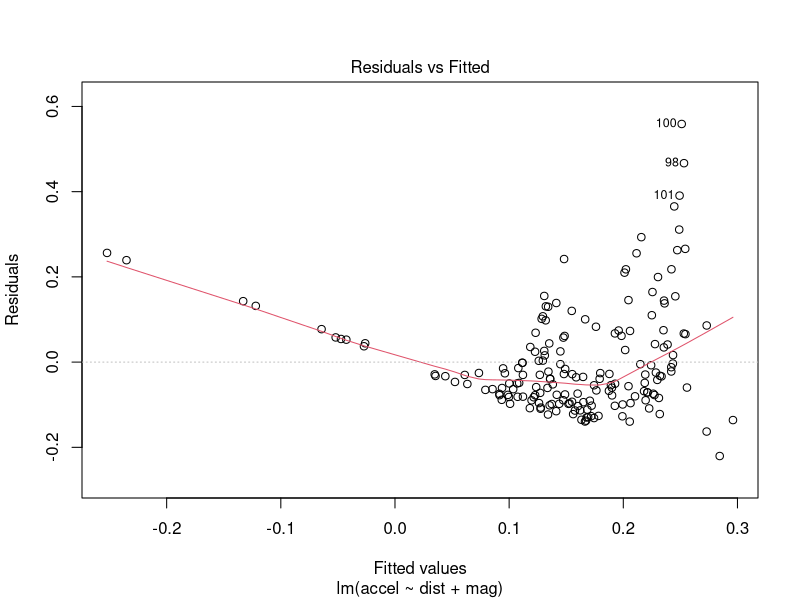
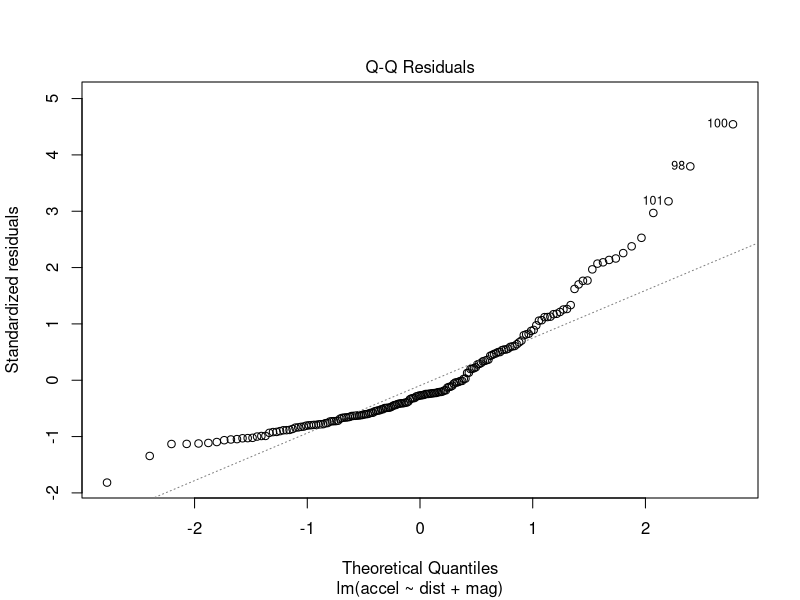
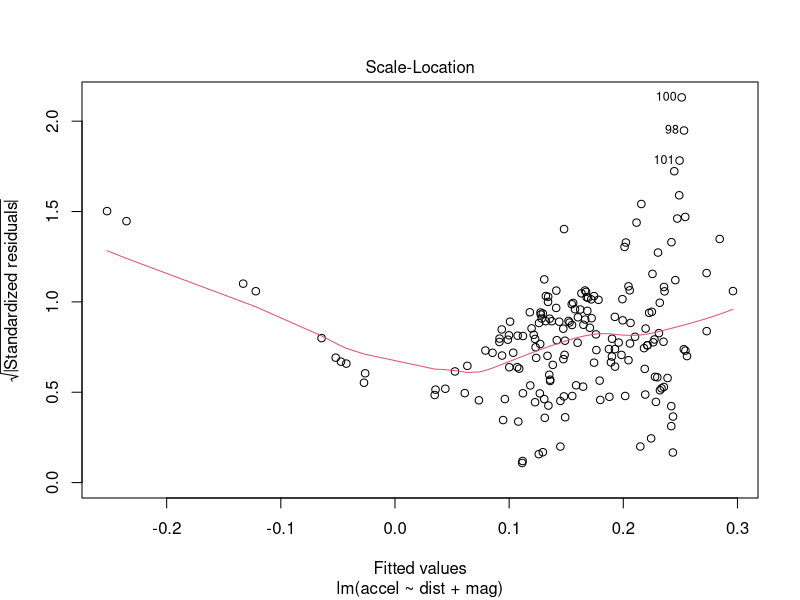
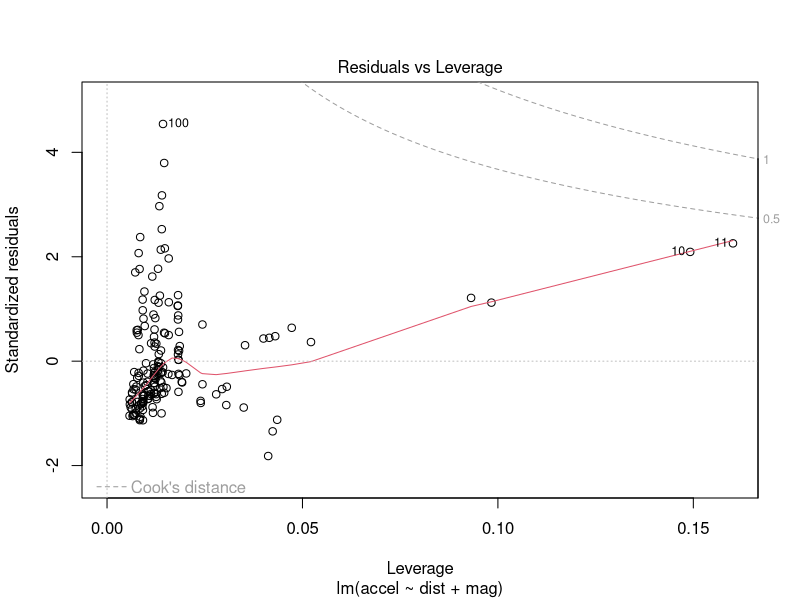
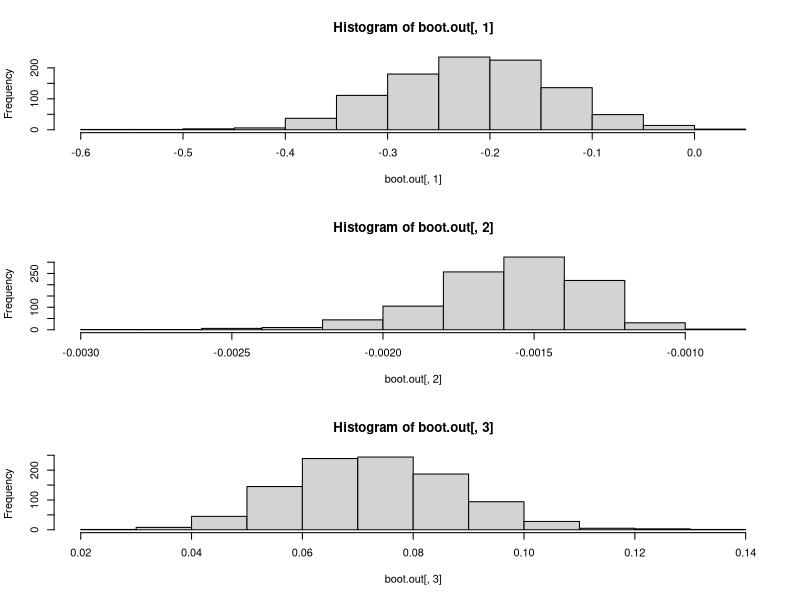

Write the R code that produced these figures, in order.
## ---- chunk 1
knitr::opts_chunk$set(echo = TRUE)
## ---- chunk 2
#This dataset is available in R#

data("attenu")

dim(attenu)

attach(attenu)

head(attenu)

## ---- chunk 3

## Original dataset

lm0 = lm(accel ~ dist + mag , data = attenu)
summary(lm0)
plot(lm0)

# Replicating 1000 time the dataset 

index = seq(1,182,1)
index

boot.out=NULL


for(j in 1:1000)
{
  index.new = sample(index,182,replace=T)
  
  atte.new = attenu[index.new,]
  
  lm1 =lm(accel ~ dist + mag, data = atte.new)
  
  ##Collects coefficients
  
  boot.out=rbind(boot.out,coef(lm1))
}



##Plotting 

par(mfrow=c(3,1))

hist(boot.out[,1])
hist(boot.out[,2])
hist(boot.out[,3])


bt1=mean(boot.out[,1])
bt2=mean(boot.out[,2])
bt3=mean(boot.out[,3])

print(c(bt1,bt2,bt3))

##Original Coefficients

coef(lm0)

